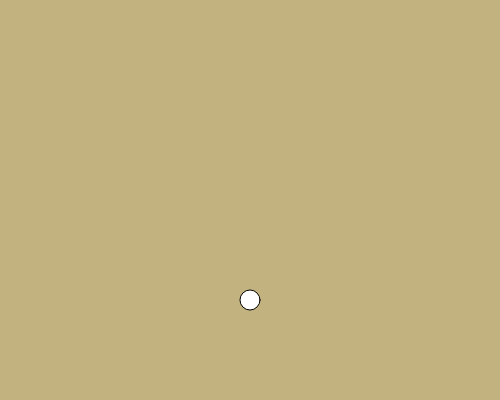
Frame 1 (no input)
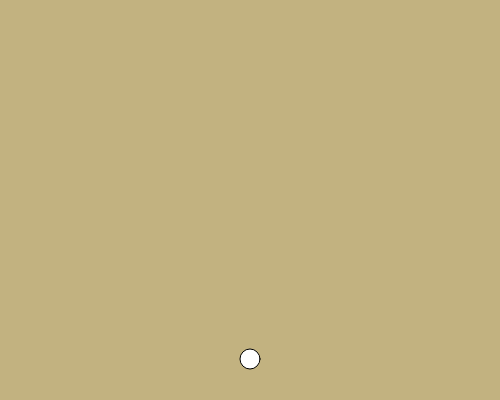
Frame 60 (no input)
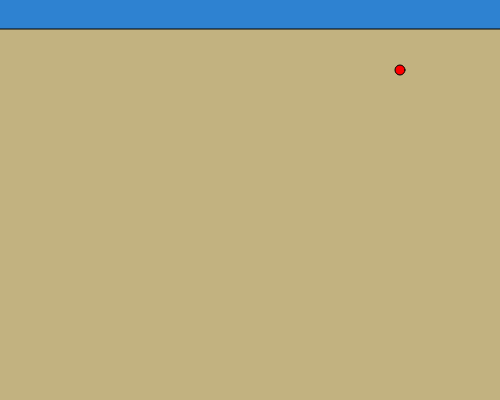
Frame 120 (the mouse pressed at the canvas centre since frame 60)

The p5.js sketch that drew these frames (run headless with seeded random() and noise() and a simulated clock; from frame 60 on, the mouse is pressed at the canvas centre):

// p5.js sketch
// ── sketch.js
//create an empty array called balls
let bars = [];

//create a variable to hold your avatar
let me;

let bar;

let environmentColors = []

let b;

let anotherFlotsam = [];

let flotsams = [];
let flotsamXvalues = [50,100,150,200,250,300,350,400,450,500];

//
function setup() {
  createCanvas(500, 400);
  environmentColors = [color(0,132,255),color(2,112,217),color(0,90,173),color(16,99,176),color(23,118,207),color(28,145,255),color(59,160,255),color(46,130,209),color(35,100,161),color(255,2,225)]

  me = new Avatar(width/2, 300, 4);
  bar = new Bar(-160, 1, environmentColors[0]);
//  b = new Flotsam ();
}

function draw(){
	background(194,178,128);

  bar.drawBar();
  bar.moveBar();


  if (frameCount % 70 == 0) {
      let  b = new Bar(-160, 1, environmentColors[0]);
      bars.push(b);
      console.log(bars); //print the balls array to the console
    }

//	draw all the balls in that array
	for (let i = 0; i < bars.length; i++) {
	 	      bars[i].drawBar();
       	  bars[i].moveBar();

        }
//
          if (frameCount % 70 == 0) {
     let b = new Flotsam(flotsamXvalues[int(random(0,flotsamXvalues.length))],20, -1);
     flotsams.push(b);
     // let c = new Flotsam(flotsamXvalues[int(random(0,flotsamXvalues.length))],20, -1);
     // flotsams.push(c);
     // let d = new Flotsam(flotsamXvalues[int(random(0,flotsamXvalues.length))],20, -1);
     // flotsams.push(d);
   }

//	draw all the Turtles in that array
 for (let i = 0; i < flotsams.length; i++) {
         flotsams[i].drawFlotsam();
         flotsams[i].moveFlotsam();
     }

      me.drawMe();
      me.moveMe();

}


function keyPressed() {
     if (keyCode === UP_ARROW) {
       me.y = me.y - 70;
     }
     else if (keyCode === RIGHT_ARROW) {
       me.x += 70;
     }
     else if (keyCode === LEFT_ARROW) {
       me.x = me.x - 70;
     }

     return false; // prevent default
   }




//avatar class
class Avatar {

	constructor(x,y, speed){ //every avatar needs an x value, a y value, and a speed
		    this.x = x;
    		this.y = y;
        this.speed = 1;
	}

	drawMe(){  // draw the running person
    		stroke("black");
        strokeWeight(1);
    		fill("white");
		    ellipse(this.x,this.y,20,20);
	}

	moveMe(){
  		this.x = this.x;
  		this.y = this.y+this.speed;
  }

}

class Bar {
  //These are the background!!!!!
  //every bar needs a speed of descent (y axis), and a y value for a change in position
  constructor(y, speed, eColor){
    this.y = y;
    this.speed = speed;
    this.eColor = environmentColors[int(random(0,environmentColors.length))];
  }

  //draw a bar on the screen at (0,0)
  drawBar(){
    stroke("black");
    strokeWeight(1);
    fill(this.eColor);
    rect(-5, this.y, 550, 70);


  }

  //update the location of the bar, so it moves down the screen
  moveBar(){
  //	this.x = this.x;
    this.y = this.y + this.speed;
  }

}

 class Flotsam {
  //These are the floating objects in the ocean. The objects in this code will eventually be replaced by images of trash etc.
  constructor(x,y, speed){ //every avatar needs an x value, a y value, and a speed
		    this.x = x;
    		this.y = y;
        this.speed = 1;
	}

	drawFlotsam(){  // draw the obstacle
    		stroke("black");
        strokeWeight(1);
    		fill("red");
		    ellipse(this.x,this.y,10,10);
	}

	moveFlotsam(){
  		this.x = this.x;
  		this.y = this.y+this.speed;
  }
}
